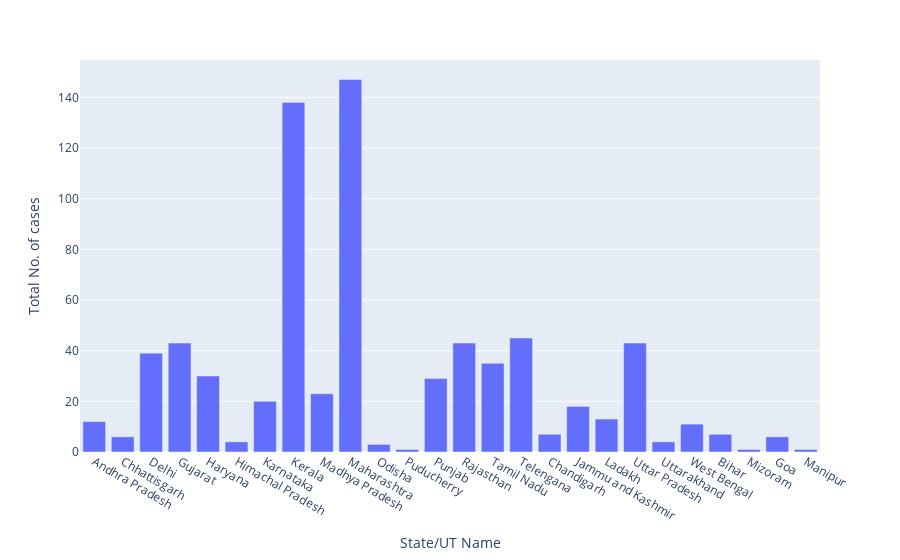

The notebook cell saved with this chart:
### Markdown cell above
### using plotly express

### Code cell
px.bar(df,x='State/UT Name',y='Total No. of cases')

### Figure 1 — Plotly figure (JSON) as saved in the notebook; plotly's stock layout.template omitted (floating-point values rounded to 4 significant figures)
{"data": [{"alignmentgroup": "True", "hovertemplate": "State/UT Name=%{x}<br>Total No. of cases=%{y}<extra></extra>", "legendgroup": "", "marker": {"color": "#636efa"}, "name": "", "offsetgroup": "", "orientation": "v", "showlegend": false, "textposition": "auto", "type": "bar", "x": ["Andhra Pradesh", "Chhattisgarh", "Delhi", "Gujarat", "Haryana", "Himachal Pradesh", "Karnataka", "Kerala", "Madhya Pradesh", "Maharashtra", "Odisha", "Puducherry", "Punjab", "Rajasthan", "Tamil Nadu", "Telengana", "Chandigarh", "Jammu and Kashmir", "Ladakh", "Uttar Pradesh", "Uttarakhand", "West Bengal", "Bihar", "Mizoram", "Goa", "Manipur"], "xaxis": "x", "y": [12, 6, 39, 43, 30, 4, 20, 138, 23, 147, 3, 1, 29, 43, 35, 45, 7, 18, 13, 43, 4, 11, 7, 1, 6, 1], "yaxis": "y"}], "layout": {"barmode": "relative", "legend": {"tracegroupgap": 0}, "margin": {"t": 60}, "xaxis": {"anchor": "y", "domain": [0, 1], "title": {"text": "State/UT Name"}}, "yaxis": {"anchor": "x", "domain": [0, 1], "title": {"text": "Total No. of cases"}}}}
